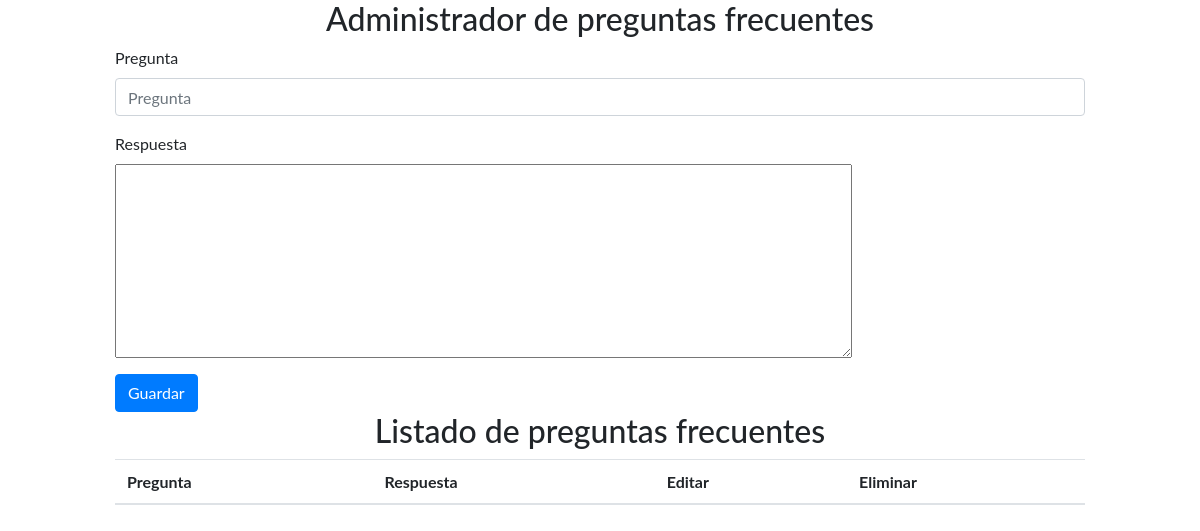
Page /administradorPreguntasFrecuentes.php on the earlier database version.
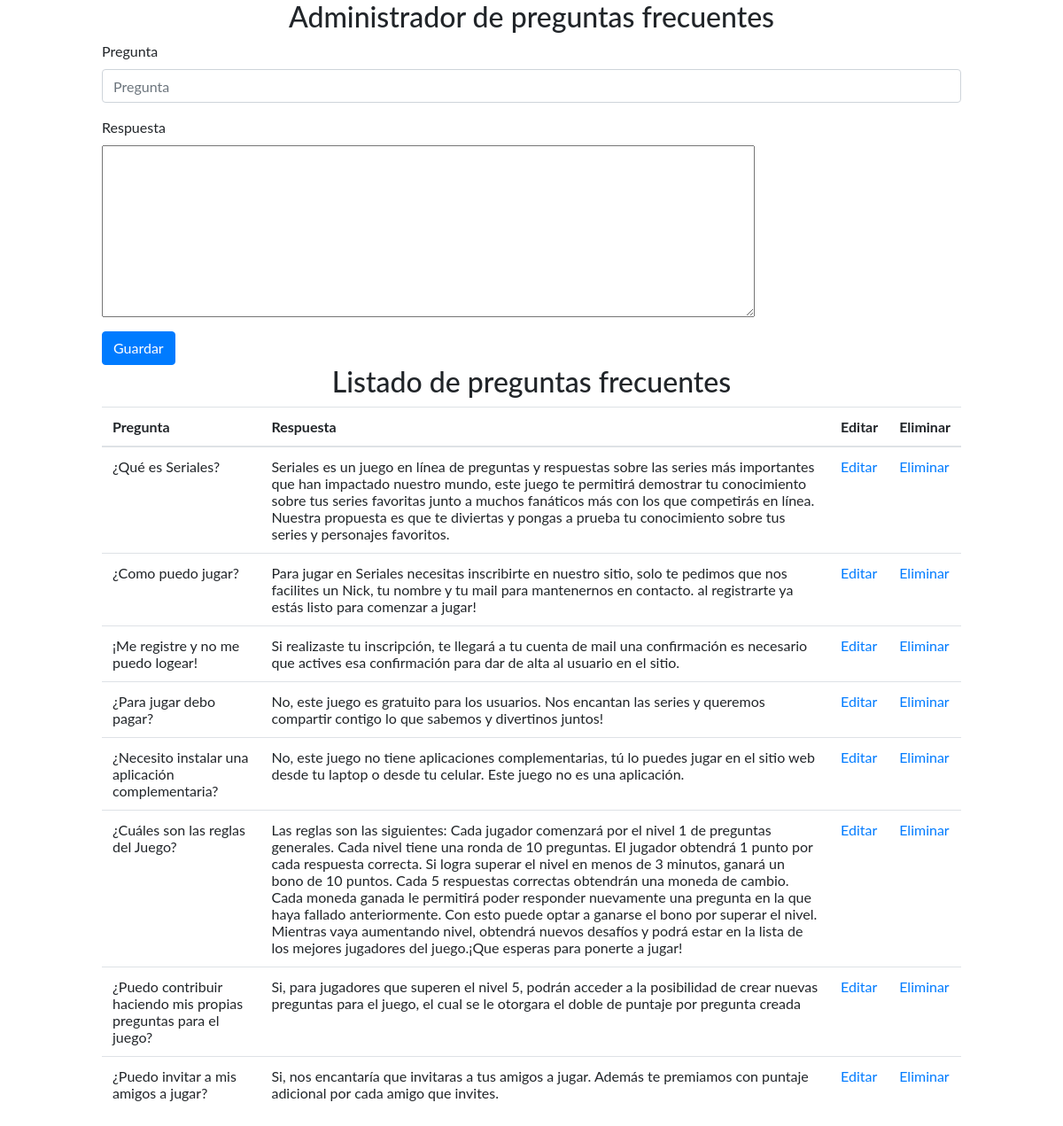
Same page on the later database version.
### tables this page shows
CREATE TABLE `frequentquestions` (
  `id` int(11) NOT NULL AUTO_INCREMENT,
  `name` text,
  `answer` text,
  PRIMARY KEY (`id`)
);

### clases/Query.php (called while the page is built, shortened)
<?php
class Query{
    static public function listarPreguntasFrecuentes($pdo, $tabla){
        $sql="SELECT * FROM $tabla";
        $consulta = $pdo->query($sql);
        $listado = $consulta->fetchall(PDO::FETCH_ASSOC);
        return $listado;
    }
}

### administradorPreguntasFrecuentes.php (the view, shortened to what this page needs)
<?php
require_once("autoload.php");
$preguntasFrecuentes = Query::listarPreguntasFrecuentes($pdo, 'frequentquestions');
 ?>
 <html>
   <head>
     <link rel="stylesheet" href="https://stackpath.bootstrapcdn.com/bootstrap/4.1.1/css/bootstrap.min.css">
     <link rel="stylesheet" href="css/master.css">
   </head>
   <body>
     <div class="container-fluid">
       <section class="formulario">
         <div id="formContainer" class="row align-items-center">
            <div class="col-sm-10 offset-md-1">
            <h2 class="text-center">Administrador de preguntas frecuentes</h2>
            <form id="formulario"  class="form" name="preguntasFrecuentes" novalidate action=""  method="POST">
            <div class="form-group">
            <label for="name">Pregunta</label>
            <input required name="name" type="text" class="form-control" id="name" placeholder="Pregunta" value="">
            </div>
            <div class="form-group">
            <label for="answer">Respuesta</label>
            <textarea name="answer" rows="8" cols="80" id="answer" class="row align-items-left"></textarea>
            </div>
            <button type="submit" class="btn btn-primary">Guardar</button>
            </form>
  <h2 class="text-center">Listado de preguntas frecuentes</h2>
  <table class="table">
      <thead>
          <tr>
              <th>
                  Pregunta
              </th>
              <th>
                  Respuesta
              </th>
              <th>
                  Editar
              </th>
              <th>
                  Eliminar
              </th>
          </tr>
      </thead>
      <tbody>
          <?php foreach ($preguntasFrecuentes as $key => $pregunta) :?>
          <tr>
              <td>
                  <?= $pregunta['name'];?>
              </td>
              <td>
                  <?= $pregunta['answer'];?>
              </td>
              <td>
                  <a href="editarPreguntaFrecuente.php?id=<?=$pregunta['id']?>">Editar</a>
              </td>
              <td>
                  <a href="eliminarPreguntaFrecuente.php?id=<?=$pregunta['id']?>">Eliminar</a>
              </td>
          </tr>
          <?php endforeach;?>
      </tbody>
  </table>
            </div>
         </div>
       </section>
     </div>

### css/master.css (style rules this page uses)
* { box-sizing: border-box; font-family: 'Lato', sans-serif; padding: 0px; }
#answer { margin-left: 0; }
* { box-sizing: border-box; margin: 0 auto; padding: 0; }

Differences in the rows shown:
added frequentquestions: name "¿Qué es Seriales?", answer "Seriales es un juego en línea de preguntas y respuestas sobre las series más importantes que han impactado nuestro mundo, este juego te permitirá demostrar tu conocimiento sobre tus series favoritas junto a muchos fanáticos más con los que competirás en línea. Nuestra propuesta es que te diviertas y pongas a prueba tu conocimiento sobre tus series y personajes favoritos."
added frequentquestions: name "¿Como puedo jugar?", answer "Para jugar en Seriales necesitas inscribirte en nuestro sitio, solo te pedimos que nos facilites un Nick, tu nombre y tu mail para mantenernos en contacto. al registrarte ya estás listo para comenzar a jugar!"
added frequentquestions: name "¡Me registre y no me puedo logear!", answer "Si realizaste tu inscripción, te llegará a tu cuenta de mail una confirmación es necesario que actives esa confirmación para dar de alta al usuario en el sitio."
added frequentquestions: name "¿Para jugar debo pagar?", answer "No, este juego es gratuito para los usuarios. Nos encantan las series y queremos compartir contigo lo que sabemos y divertinos juntos!"
added frequentquestions: name "¿Necesito instalar una aplicación complementaria?", answer "No, este juego no tiene aplicaciones complementarias, tú lo puedes jugar en el sitio web desde tu laptop o desde tu celular. Este juego no es una aplicación."
added frequentquestions: name "¿Cuáles son las reglas del Juego?", answer "Las reglas son las siguientes: Cada jugador comenzará por el nivel 1 de preguntas generales. Cada nivel tiene una ronda de 10 preguntas. El jugador obtendrá 1 punto por cada respuesta correcta. Si logra superar el nivel en menos de 3 minutos, ganará un bono de 10 puntos. Cada 5 respuestas correctas obtendrán una moneda de cambio. Cada moneda ganada le permitirá poder responder nuevamente una pregunta en la que haya fallado anteriormente. Con esto puede optar a ganarse el bono por superar el nivel. Mientras vaya aumentando nivel, obtendrá nuevos desafíos y podrá estar en la lista de los mejores jugadores del juego.¡Que esperas para ponerte a jugar!"
added frequentquestions: name "¿Puedo contribuir haciendo mis propias preguntas para el juego?", answer "Si, para jugadores que superen el nivel 5, podrán acceder a la posibilidad de crear nuevas preguntas para el juego, el cual se le otorgara el doble de puntaje por pregunta creada"
added frequentquestions: name "¿Puedo invitar a mis amigos a jugar?", answer "Si, nos encantaría que invitaras a tus amigos a jugar. Además te premiamos con puntaje adicional por cada amigo que invites."
